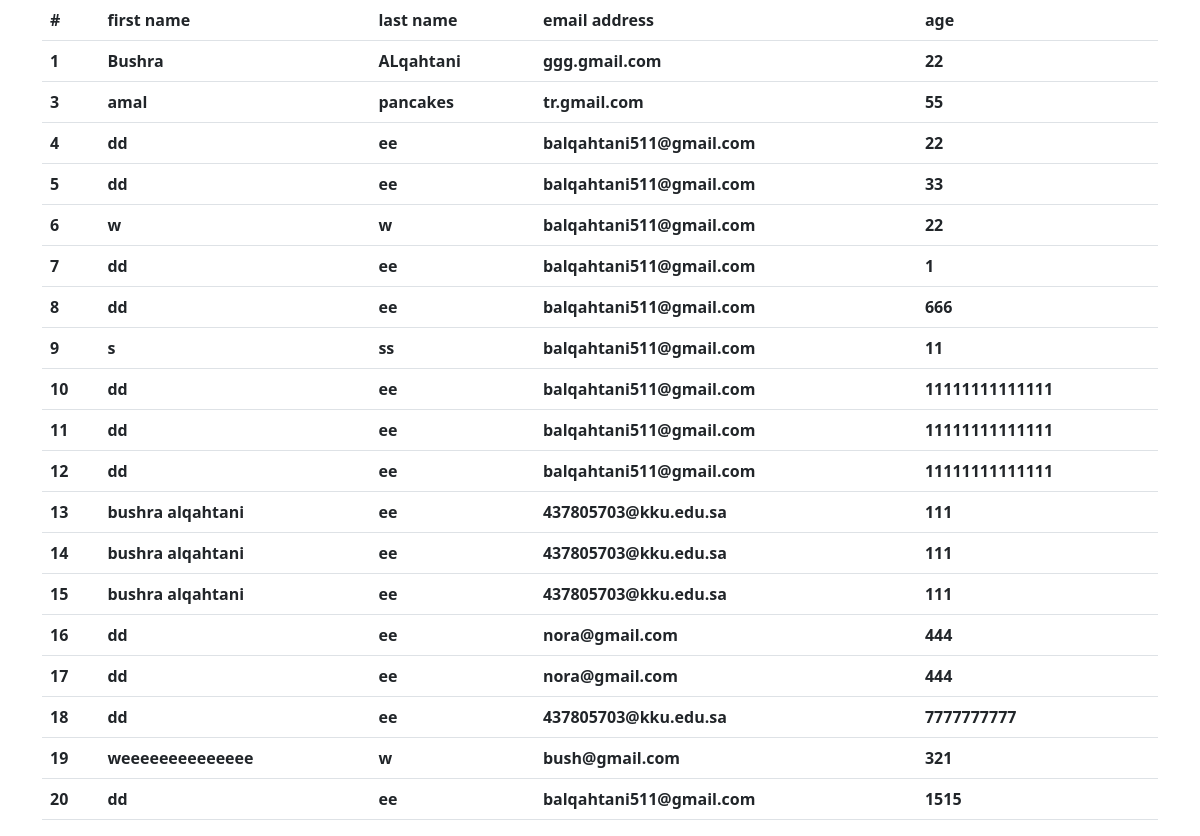
The page /show on the database its author committed.
### users_app/models.py (models this page shows)
class User(models.Model):
    first_name = models.CharField(max_length=255)
    last_name = models.CharField(max_length=255)
    email_address = models.CharField(max_length=255)
    age = models.IntegerField()
    created_at = models.DateTimeField(auto_now_add=True)
    updated_at = models.DateTimeField(auto_now=True)

### users_app/views.py (the view)
# urls.py: path('show',views.show),
def show(request):
    user=User.objects.all()
    context={
        "user":user
    }
    return render(request,"list.html",context)

### users_app/templates/list.html
{% extends 'base.html' %}
{% block content %}
          <div class="container">
            <table class="table">
                <thead>
                    <tr>
                        <th scope="col">#</th>
                        <th scope="col">first name</th>
                        <th scope="col">last name</th>
                        <th scope="col">email address</th>
                        <th scope="col">age</th>
                    </tr>
                </thead>
                <tbody>
                    {% for u in user %}
                    <tr>
                        <th scope="col">{{u.id}}</th>
                        <th scope="col">{{u.first_name}}</th>
                        <th scope="col">{{u.last_name}}</th>
                        <th scope="col">{{u.email_address}}</th>
                        <th scope="col">{{u.age}}</th>
                    </tr>
                    {% endfor %}
                </tbody>
            </table>
          </div>
          {% endblock %}

### users_app/templates/base.html (shortened to what this page needs)
<!DOCTYPE html>
<html lang="en">
<head>
    <link href="https://cdn.jsdelivr.net/npm/bootstrap@5.2.0-beta1/dist/css/bootstrap.min.css" rel="stylesheet"
>
</head>
<body>
          {% block content %}
          {% endblock %}
</body>
</html>

### rows shown on the page
User: id "1", first_name "Bushra", last_name "ALqahtani", email_address "ggg.gmail.com", age "22"
User: id "3", first_name "amal", last_name "pancakes", email_address "tr.gmail.com", age "55"
User: id "4", first_name "dd", last_name "ee", email_address "balqahtani511@gmail.com", age "22"
User: id "5", first_name "dd", last_name "ee", email_address "balqahtani511@gmail.com", age "33"
User: id "6", first_name "w", last_name "w", email_address "balqahtani511@gmail.com", age "22"
User: id "7", first_name "dd", last_name "ee", email_address "balqahtani511@gmail.com", age "1"
User: id "8", first_name "dd", last_name "ee", email_address "balqahtani511@gmail.com", age "666"
User: id "9", first_name "s", last_name "ss", email_address "balqahtani511@gmail.com", age "11"
User: id "10", first_name "dd", last_name "ee", email_address "balqahtani511@gmail.com", age "11111111111111"
User: id "11", first_name "dd", last_name "ee", email_address "balqahtani511@gmail.com", age "11111111111111"
User: id "12", first_name "dd", last_name "ee", email_address "balqahtani511@gmail.com", age "11111111111111"
User: id "13", first_name "bushra alqahtani", last_name "ee", email_address "437805703@kku.edu.sa", age "111"
User: id "14", first_name "bushra alqahtani", last_name "ee", email_address "437805703@kku.edu.sa", age "111"
User: id "15", first_name "bushra alqahtani", last_name "ee", email_address "437805703@kku.edu.sa", age "111"
User: id "16", first_name "dd", last_name "ee", email_address "nora@gmail.com", age "444"
User: id "17", first_name "dd", last_name "ee", email_address "nora@gmail.com", age "444"
User: id "18", first_name "dd", last_name "ee", email_address "437805703@kku.edu.sa", age "7777777777"
User: id "19", first_name "weeeeeeeeeeeeee", last_name "w", email_address "bush@gmail.com", age "321"
User: id "20", first_name "dd", last_name "ee", email_address "balqahtani511@gmail.com", age "1515"
